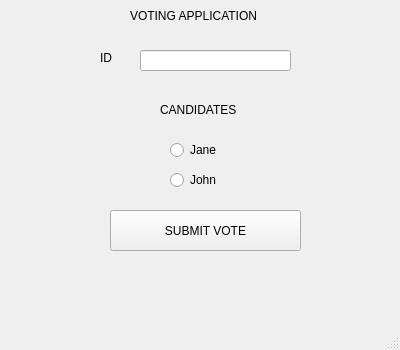
<?xml version="1.0" encoding="UTF-8"?>
<ui version="4.0">
 <class>MainWindow</class>
 <widget class="QMainWindow" name="MainWindow">
  <property name="geometry">
   <rect>
    <x>0</x>
    <y>0</y>
    <width>400</width>
    <height>350</height>
   </rect>
  </property>
  <property name="minimumSize">
   <size>
    <width>400</width>
    <height>350</height>
   </size>
  </property>
  <property name="maximumSize">
   <size>
    <width>400</width>
    <height>350</height>
   </size>
  </property>
  <property name="windowTitle">
   <string>Voting Application</string>
  </property>
  <widget class="QWidget" name="centralwidget">
   <widget class="QLineEdit" name="input_id">
    <property name="geometry">
     <rect>
      <x>140</x>
      <y>50</y>
      <width>151</width>
      <height>21</height>
     </rect>
    </property>
   </widget>
   <widget class="QLabel" name="label_id">
    <property name="geometry">
     <rect>
      <x>100</x>
      <y>50</y>
      <width>16</width>
      <height>16</height>
     </rect>
    </property>
    <property name="text">
     <string>ID</string>
    </property>
   </widget>
   <widget class="QLabel" name="label_votingapplication">
    <property name="geometry">
     <rect>
      <x>130</x>
      <y>0</y>
      <width>141</width>
      <height>31</height>
     </rect>
    </property>
    <property name="text">
     <string>VOTING APPLICATION</string>
    </property>
   </widget>
   <widget class="QLabel" name="label_candidates">
    <property name="geometry">
     <rect>
      <x>160</x>
      <y>100</y>
      <width>91</width>
      <height>20</height>
     </rect>
    </property>
    <property name="text">
     <string>CANDIDATES</string>
    </property>
   </widget>
   <widget class="QRadioButton" name="radioButton_jane">
    <property name="geometry">
     <rect>
      <x>170</x>
      <y>140</y>
      <width>61</width>
      <height>20</height>
     </rect>
    </property>
    <property name="text">
     <string>Jane</string>
    </property>
   </widget>
   <widget class="QRadioButton" name="radioButton_john">
    <property name="geometry">
     <rect>
      <x>170</x>
      <y>170</y>
      <width>61</width>
      <height>20</height>
     </rect>
    </property>
    <property name="text">
     <string>John</string>
    </property>
   </widget>
   <widget class="QPushButton" name="pushButton">
    <property name="geometry">
     <rect>
      <x>110</x>
      <y>210</y>
      <width>191</width>
      <height>41</height>
     </rect>
    </property>
    <property name="text">
     <string>SUBMIT VOTE</string>
    </property>
   </widget>
   <widget class="QLabel" name="label_message">
    <property name="geometry">
     <rect>
      <x>80</x>
      <y>270</y>
      <width>251</width>
      <height>16</height>
     </rect>
    </property>
    <property name="text">
     <string/>
    </property>
   </widget>
  </widget>
  <widget class="QMenuBar" name="menubar">
   <property name="geometry">
    <rect>
     <x>0</x>
     <y>0</y>
     <width>400</width>
     <height>24</height>
    </rect>
   </property>
  </widget>
  <widget class="QStatusBar" name="statusbar"/>
 </widget>
 <resources/>
 <connections/>
</ui>
